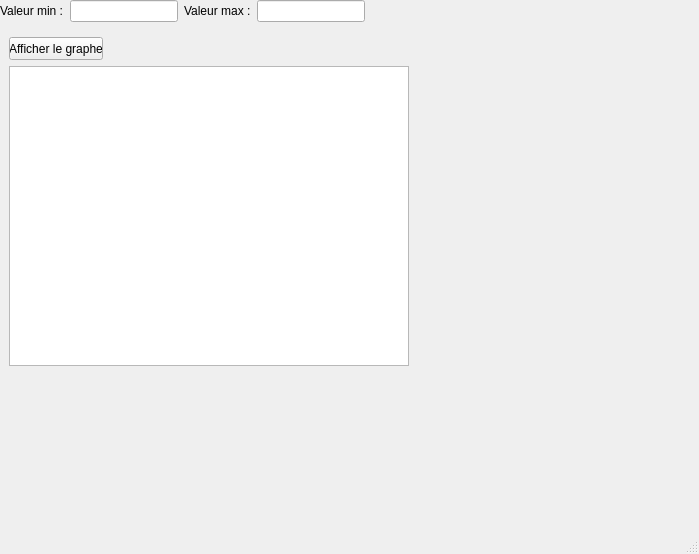
<?xml version="1.0" encoding="UTF-8"?>
<ui version="4.0">
 <class>MainWindow</class>
 <widget class="QMainWindow" name="MainWindow">
  <property name="geometry">
   <rect>
    <x>0</x>
    <y>0</y>
    <width>699</width>
    <height>554</height>
   </rect>
  </property>
  <property name="windowTitle">
   <string>Graphe Min-Max</string>
  </property>
  <widget class="QWidget" name="centralwidget">
   <widget class="QPushButton" name="pushButtonAfficherGraph">
    <property name="geometry">
     <rect>
      <x>9</x>
      <y>37</y>
      <width>94</width>
      <height>23</height>
     </rect>
    </property>
    <property name="text">
     <string>Afficher le graphe</string>
    </property>
   </widget>
   <widget class="QtCharts::QChartView" name="chartView">
    <property name="geometry">
     <rect>
      <x>9</x>
      <y>66</y>
      <width>400</width>
      <height>300</height>
     </rect>
    </property>
    <property name="minimumSize">
     <size>
      <width>400</width>
      <height>300</height>
     </size>
    </property>
   </widget>
   <widget class="QWidget" name="">
    <layout class="QHBoxLayout" name="horizontalLayout">
     <item>
      <widget class="QLabel" name="labelMin">
       <property name="text">
        <string>Valeur min :</string>
       </property>
      </widget>
     </item>
     <item>
      <widget class="QLineEdit" name="lineEditMin"/>
     </item>
     <item>
      <widget class="QLabel" name="labelMax">
       <property name="text">
        <string>Valeur max :</string>
       </property>
      </widget>
     </item>
     <item>
      <widget class="QLineEdit" name="lineEditMax"/>
     </item>
    </layout>
   </widget>
  </widget>
  <widget class="QMenuBar" name="menubar">
   <property name="geometry">
    <rect>
     <x>0</x>
     <y>0</y>
     <width>699</width>
     <height>21</height>
    </rect>
   </property>
  </widget>
  <widget class="QStatusBar" name="statusbar"/>
 </widget>
 <customwidgets>
  <customwidget>
   <class>QtCharts::QChartView</class>
   <extends>QGraphicsView</extends>
   <header>QtCharts/QChartView</header>
  </customwidget>
 </customwidgets>
 <resources/>
 <connections/>
</ui>
